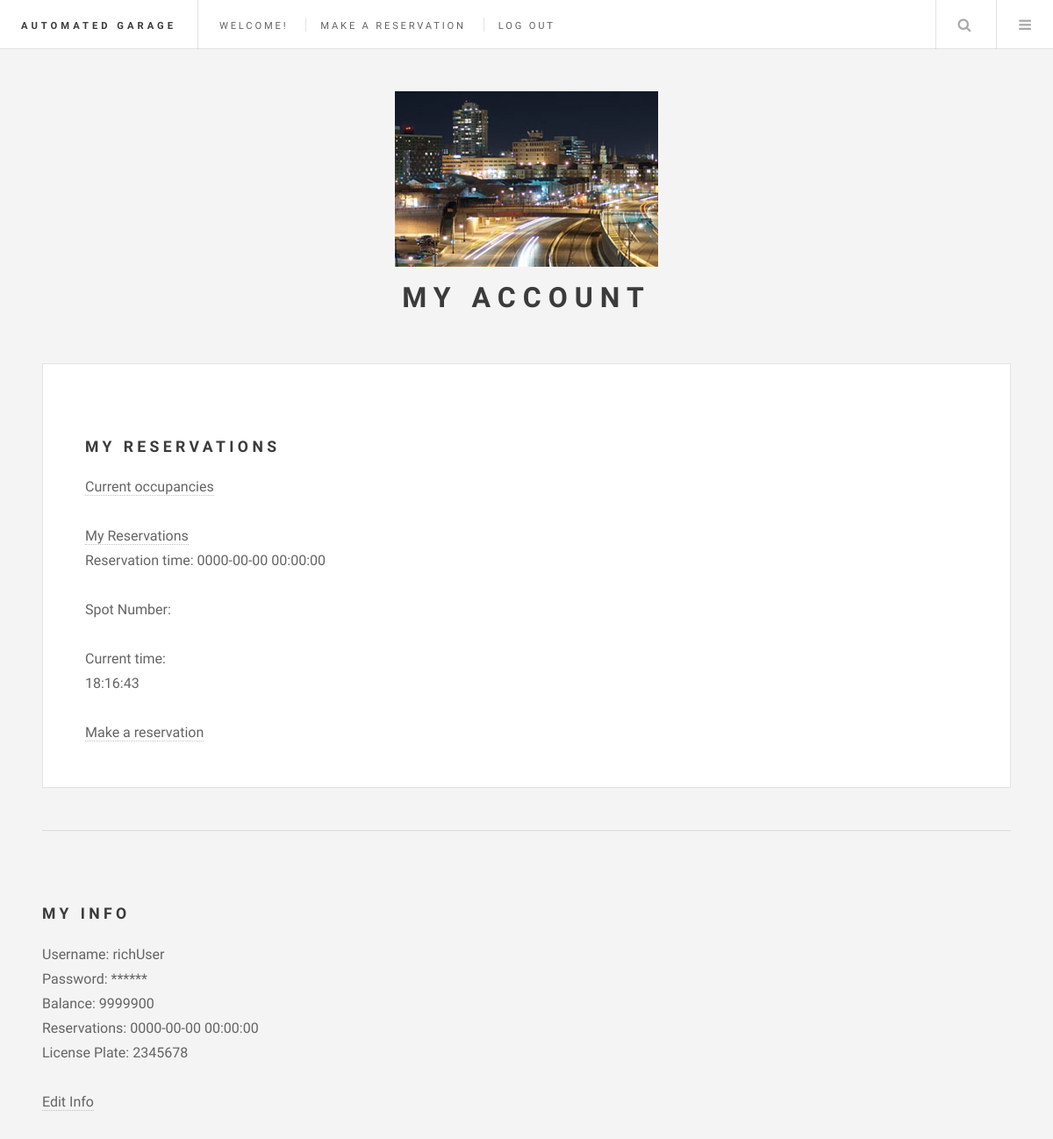
Page /account.php (signed in) on the earlier database version.
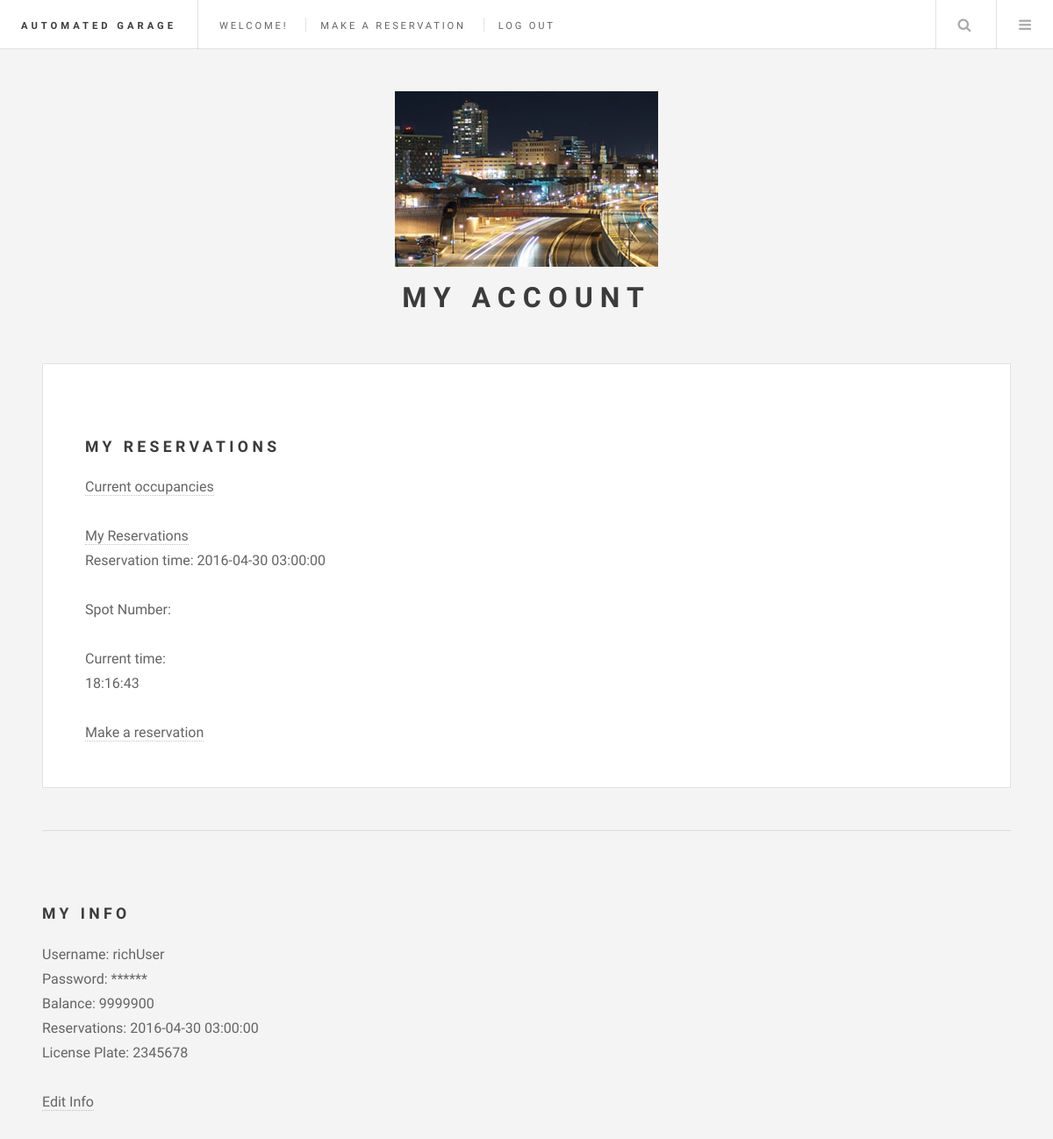
Same page on the later database version.
### tables this page shows
CREATE TABLE `accounts` (
  `isAdmin` int(11) NOT NULL DEFAULT '0',
  `id` int(10) NOT NULL,
  `Username` char(20) NOT NULL,
  `Password` char(20) NOT NULL,
  `Balance` float NOT NULL DEFAULT '0',
  `Reservation` datetime DEFAULT NULL,
  `LicensePlate` char(7) NOT NULL,
  `startTime` datetime NOT NULL DEFAULT CURRENT_TIMESTAMP,
  `endTime` datetime DEFAULT NULL,
  `paymentneeded` float NOT NULL DEFAULT '0'
);

### account.php (the view, shortened to what this page needs)
<?php
                        try {
                            $connection = new PDO('mysql:host='._HOST_NAME_.';dbname='._DATABASE_NAME_, _USER_NAME_, _DB_PASSWORD);
                            $connection->setAttribute(PDO::ATTR_ERRMODE, PDO::ERRMODE_EXCEPTION);
                        }
                        catch (PDOException $err)
                        {
                            echo $err->getMessage();
                        }
                        function getSingleValue($tableName, $prop, $value, $columnName, $connection)
							{
							  $q = $connection->query("SELECT `$columnName` FROM `$tableName` WHERE $prop='".$value."'");
							  $f = $q->fetch();
							  $result = $f[$columnName];
							  return $result;
							}
?>
<!DOCTYPE html>
<html>
<head>
<link rel="stylesheet" type="text/css" href="assets/css/main.css">
</head>
<body>
	<div id="wrapper">
		<header id="header">
			<h1><a href="index.php">Automated Garage</a></h1>
				<nav class="links">
					<ul>
						<li><p>Welcome! </p></li>
						<li><a href="reservation.php">Make a reservation</a></li>
						<li><a href="index.php">Log out</a></li>
					</ul>
				</nav>
				<nav class="main">
					<ul>
						<li class="search">
								<a class="fa-search" href="#search">Search</a>
						</li>
						<li class="menu">
							<a class="fa-bars" href="#menu">Menu</a>
						</li>
					</ul>
				</nav>
		</header>
		<div id="main">
			<article class="post">
				<p>
					<h2>My Reservations</h2>
					<form action="action_page.php" method="post" accept-charset="UTF-8">
            <a>Current occupancies</a><br><br>
						<a>My Reservations</a><br>
							<?php
  							$user = htmlspecialchars($_SESSION['username']);
  							$result = getSingleValue('accounts','username',$user,'Reservation',$connection);
                            $spotNum = getSingleValue('reservations','username', $user, 'spotNumber', $connection);
  	            echo "Reservation time: $result<br><br>";
                echo "Spot Number: $spotNum<br><br>";
	            ?>
						<body onload="startTime()"> </body>
						<div id="time"></div>
                        <br>
					<a href="reservation.php">Make a reservation</a><p>
					</form>
				</p>
			</article>
		</div>
		<section id="sidebar">
			<section id="intro">
				<header>
					<a href="account.php" class="image"><img src="images/0104.jpg"></a>
					<h2>My Account</h2>
                </header>
			</section>
			<div>
				<p>
					<h2>My Info</h2>
                        <?php
                        $user = htmlspecialchars($_SESSION['username']);
                        echo "Username: $user <br>";
                        echo "Password: ****** <br>";
                        $result = getSingleValue('accounts','username',$user,'Balance',$connection);
                        echo "Balance: $result<br>";
                         $result = getSingleValue('accounts','username',$user,'Reservation',$connection);
                        echo "Reservations: $result<br>";
                         $result = getSingleValue('accounts','username',$user,'LicensePlate',$connection);
                        echo "License Plate: $result<br>";
                    ?>
                    <br>
					<a href="editinfo.html">Edit Info</a>
			</div>
		</section>
	</div>
</body>
</html>

Differences in the rows shown:
changed accounts id 2345678: Reservation "0000-00-00 00:00:00" → "2016-04-30 03:00:00"
Other differences:
$result: "0000-00-00 00:00:00" → "2016-04-30 03:00:00"
